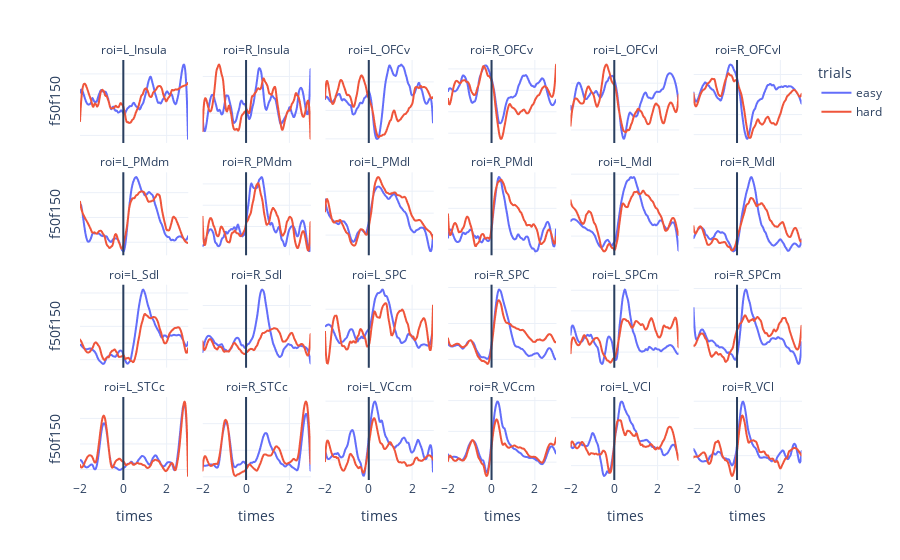

Notebook code cell kept with this figure:
### Code cell
fig = px.line(
    df, x='times', y=freq, color='trials', facet_col='roi',
    facet_col_wrap=6
)
fig.add_vline(0.)
fig.update_yaxes(matches=None)
fig.update_yaxes(showticklabels=False)
fig

### Figure 1 — Plotly figure (JSON) as saved in the notebook; plotly's stock layout.template omitted (floating-point values rounded to 4 significant figures; data arrays with more than 128 entries replaced by an {"elided": "..."} marker saying what was removed)
{"data": [{"hovertemplate": "trials=easy<br>roi=L_Insula<br>times=%{x}<br>f50f150=%{y}<extra></extra>", "legendgroup": "easy", "line": {"color": "#636efa", "dash": "solid"}, "mode": "lines", "name": "easy", "showlegend": true, "type": "scattergl", "x": {"elided": "321 float values"}, "xaxis": "x19", "y": {"elided": "321 float values"}, "yaxis": "y19"}, {"hovertemplate": "trials=easy<br>roi=R_Insula<br>times=%{x}<br>f50f150=%{y}<extra></extra>", "legendgroup": "easy", "line": {"color": "#636efa", "dash": "solid"}, "mode": "lines", "name": "easy", "showlegend": false, "type": "scattergl", "x": {"elided": "321 float values"}, "xaxis": "x20", "y": {"elided": "321 float values"}, "yaxis": "y20"}, {"hovertemplate": "trials=easy<br>roi=L_OFCv<br>times=%{x}<br>f50f150=%{y}<extra></extra>", "legendgroup": "easy", "line": {"color": "#636efa", "dash": "solid"}, "mode": "lines", "name": "easy", "showlegend": false, "type": "scattergl", "x": {"elided": "321 float values"}, "xaxis": "x21", "y": {"elided": "321 float values"}, "yaxis": "y21"}, {"hovertemplate": "trials=easy<br>roi=R_OFCv<br>times=%{x}<br>f50f150=%{y}<extra></extra>", "legendgroup": "easy", "line": {"color": "#636efa", "dash": "solid"}, "mode": "lines", "name": "easy", "showlegend": false, "type": "scattergl", "x": {"elided": "321 float values"}, "xaxis": "x22", "y": {"elided": "321 float values"}, "yaxis": "y22"}, {"hovertemplate": "trials=easy<br>roi=L_OFCvl<br>times=%{x}<br>f50f150=%{y}<extra></extra>", "legendgroup": "easy", "line": {"color": "#636efa", "dash": "solid"}, "mode": "lines", "name": "easy", "showlegend": false, "type": "scattergl", "x": {"elided": "321 float values"}, "xaxis": "x23", "y": {"elided": "321 float values"}, "yaxis": "y23"}, {"hovertemplate": "trials=easy<br>roi=R_OFCvl<br>times=%{x}<br>f50f150=%{y}<extra></extra>", "legendgroup": "easy", "line": {"color": "#636efa", "dash": "solid"}, "mode": "lines", "name": "easy", "showlegend": false, "type": "scattergl", "x": {"elided": "321 float values"}, "xaxis": "x24", "y": {"elided": "321 float values"}, "yaxis": "y24"}, {"hovertemplate": "trials=easy<br>roi=L_PMdm<br>times=%{x}<br>f50f150=%{y}<extra></extra>", "legendgroup": "easy", "line": {"color": "#636efa", "dash": "solid"}, "mode": "lines", "name": "easy", "showlegend": false, "type": "scattergl", "x": {"elided": "321 float values"}, "xaxis": "x13", "y": {"elided": "321 float values"}, "yaxis": "y13"}, {"hovertemplate": "trials=easy<br>roi=R_PMdm<br>times=%{x}<br>f50f150=%{y}<extra></extra>", "legendgroup": "easy", "line": {"color": "#636efa", "dash": "solid"}, "mode": "lines", "name": "easy", "showlegend": false, "type": "scattergl", "x": {"elided": "321 float values"}, "xaxis": "x14", "y": {"elided": "321 float values"}, "yaxis": "y14"}, {"hovertemplate": "trials=easy<br>roi=L_PMdl<br>times=%{x}<br>f50f150=%{y}<extra></extra>", "legendgroup": "easy", "line": {"color": "#636efa", "dash": "solid"}, "mode": "lines", "name": "easy", "showlegend": false, "type": "scattergl", "x": {"elided": "321 float values"}, "xaxis": "x15", "y": {"elided": "321 float values"}, "yaxis": "y15"}, {"hovertemplate": "trials=easy<br>roi=R_PMdl<br>times=%{x}<br>f50f150=%{y}<extra></extra>", "legendgroup": "easy", "line": {"color": "#636efa", "dash": "solid"}, "mode": "lines", "name": "easy", "showlegend": false, "type": "scattergl", "x": {"elided": "321 float values"}, "xaxis": "x16", "y": {"elided": "321 float values"}, "yaxis": "y16"}, {"hovertemplate": "trials=easy<br>roi=L_Mdl<br>times=%{x}<br>f50f150=%{y}<extra></extra>", "legendgroup": "easy", "line": {"color": "#636efa", "dash": "solid"}, "mode": "lines", "name": "easy", "showlegend": false, "type": "scattergl", "x": {"elided": "321 float values"}, "xaxis": "x17", "y": {"elided": "321 float values"}, "yaxis": "y17"}, {"hovertemplate": "trials=easy<br>roi=R_Mdl<br>times=%{x}<br>f50f150=%{y}<extra></extra>", "legendgroup": "easy", "line": {"color": "#636efa", "dash": "solid"}, "mode": "lines", "name": "easy", "showlegend": false, "type": "scattergl", "x": {"elided": "321 float values"}, "xaxis": "x18", "y": {"elided": "321 float values"}, "yaxis": "y18"}, {"hovertemplate": "trials=easy<br>roi=L_Sdl<br>times=%{x}<br>f50f150=%{y}<extra></extra>", "legendgroup": "easy", "line": {"color": "#636efa", "dash": "solid"}, "mode": "lines", "name": "easy", "showlegend": false, "type": "scattergl", "x": {"elided": "321 float values"}, "xaxis": "x7", "y": {"elided": "321 float values"}, "yaxis": "y7"}, {"hovertemplate": "trials=easy<br>roi=R_Sdl<br>times=%{x}<br>f50f150=%{y}<extra></extra>", "legendgroup": "easy", "line": {"color": "#636efa", "dash": "solid"}, "mode": "lines", "name": "easy", "showlegend": false, "type": "scattergl", "x": {"elided": "321 float values"}, "xaxis": "x8", "y": {"elided": "321 float values"}, "yaxis": "y8"}, {"hovertemplate": "trials=easy<br>roi=L_SPC<br>times=%{x}<br>f50f150=%{y}<extra></extra>", "legendgroup": "easy", "line": {"color": "#636efa", "dash": "solid"}, "mode": "lines", "name": "easy", "showlegend": false, "type": "scattergl", "x": {"elided": "321 float values"}, "xaxis": "x9", "y": {"elided": "321 float values"}, "yaxis": "y9"}, {"hovertemplate": "trials=easy<br>roi=R_SPC<br>times=%{x}<br>f50f150=%{y}<extra></extra>", "legendgroup": "easy", "line": {"color": "#636efa", "dash": "solid"}, "mode": "lines", "name": "easy", "showlegend": false, "type": "scattergl", "x": {"elided": "321 float values"}, "xaxis": "x10", "y": {"elided": "321 float values"}, "yaxis": "y10"}, {"hovertemplate": "trials=easy<br>roi=L_SPCm<br>times=%{x}<br>f50f150=%{y}<extra></extra>", "legendgroup": "easy", "line": {"color": "#636efa", "dash": "solid"}, "mode": "lines", "name": "easy", "showlegend": false, "type": "scattergl", "x": {"elided": "321 float values"}, "xaxis": "x11", "y": {"elided": "321 float values"}, "yaxis": "y11"}, {"hovertemplate": "trials=easy<br>roi=R_SPCm<br>times=%{x}<br>f50f150=%{y}<extra></extra>", "legendgroup": "easy", "line": {"color": "#636efa", "dash": "solid"}, "mode": "lines", "name": "easy", "showlegend": false, "type": "scattergl", "x": {"elided": "321 float values"}, "xaxis": "x12", "y": {"elided": "321 float values"}, "yaxis": "y12"}, {"hovertemplate": "trials=easy<br>roi=L_STCc<br>times=%{x}<br>f50f150=%{y}<extra></extra>", "legendgroup": "easy", "line": {"color": "#636efa", "dash": "solid"}, "mode": "lines", "name": "easy", "showlegend": false, "type": "scattergl", "x": {"elided": "321 float values"}, "xaxis": "x", "y": {"elided": "321 float values"}, "yaxis": "y"}, {"hovertemplate": "trials=easy<br>roi=R_STCc<br>times=%{x}<br>f50f150=%{y}<extra></extra>", "legendgroup": "easy", "line": {"color": "#636efa", "dash": "solid"}, "mode": "lines", "name": "easy", "showlegend": false, "type": "scattergl", "x": {"elided": "321 float values"}, "xaxis": "x2", "y": {"elided": "321 float values"}, "yaxis": "y2"}, {"hovertemplate": "trials=easy<br>roi=L_VCcm<br>times=%{x}<br>f50f150=%{y}<extra></extra>", "legendgroup": "easy", "line": {"color": "#636efa", "dash": "solid"}, "mode": "lines", "name": "easy", "showlegend": false, "type": "scattergl", "x": {"elided": "321 float values"}, "xaxis": "x3", "y": {"elided": "321 float values"}, "yaxis": "y3"}, {"hovertemplate": "trials=easy<br>roi=R_VCcm<br>times=%{x}<br>f50f150=%{y}<extra></extra>", "legendgroup": "easy", "line": {"color": "#636efa", "dash": "solid"}, "mode": "lines", "name": "easy", "showlegend": false, "type": "scattergl", "x": {"elided": "321 float values"}, "xaxis": "x4", "y": {"elided": "321 float values"}, "yaxis": "y4"}, {"hovertemplate": "trials=easy<br>roi=L_VCl<br>times=%{x}<br>f50f150=%{y}<extra></extra>", "legendgroup": "easy", "line": {"color": "#636efa", "dash": "solid"}, "mode": "lines", "name": "easy", "showlegend": false, "type": "scattergl", "x": {"elided": "321 float values"}, "xaxis": "x5", "y": {"elided": "321 float values"}, "yaxis": "y5"}, {"hovertemplate": "trials=easy<br>roi=R_VCl<br>times=%{x}<br>f50f150=%{y}<extra></extra>", "legendgroup": "easy", "line": {"color": "#636efa", "dash": "solid"}, "mode": "lines", "name": "easy", "showlegend": false, "type": "scattergl", "x": {"elided": "321 float values"}, "xaxis": "x6", "y": {"elided": "321 float values"}, "yaxis": "y6"}, {"hovertemplate": "trials=hard<br>roi=L_Insula<br>times=%{x}<br>f50f150=%{y}<extra></extra>", "legendgroup": "hard", "line": {"color": "#EF553B", "dash": "solid"}, "mode": "lines", "name": "hard", "showlegend": true, "type": "scattergl", "x": {"elided": "321 float values"}, "xaxis": "x19", "y": {"elided": "321 float values"}, "yaxis": "y19"}, {"hovertemplate": "trials=hard<br>roi=R_Insula<br>times=%{x}<br>f50f150=%{y}<extra></extra>", "legendgroup": "hard", "line": {"color": "#EF553B", "dash": "solid"}, "mode": "lines", "name": "hard", "showlegend": false, "type": "scattergl", "x": {"elided": "321 float values"}, "xaxis": "x20", "y": {"elided": "321 float values"}, "yaxis": "y20"}, {"hovertemplate": "trials=hard<br>roi=L_OFCv<br>times=%{x}<br>f50f150=%{y}<extra></extra>", "legendgroup": "hard", "line": {"color": "#EF553B", "dash": "solid"}, "mode": "lines", "name": "hard", "showlegend": false, "type": "scattergl", "x": {"elided": "321 float values"}, "xaxis": "x21", "y": {"elided": "321 float values"}, "yaxis": "y21"}, {"hovertemplate": "trials=hard<br>roi=R_OFCv<br>times=%{x}<br>f50f150=%{y}<extra></extra>", "legendgroup": "hard", "line": {"color": "#EF553B", "dash": "solid"}, "mode": "lines", "name": "hard", "showlegend": false, "type": "scattergl", "x": {"elided": "321 float values"}, "xaxis": "x22", "y": {"elided": "321 float values"}, "yaxis": "y22"}, {"hovertemplate": "trials=hard<br>roi=L_OFCvl<br>times=%{x}<br>f50f150=%{y}<extra></extra>", "legendgroup": "hard", "line": {"color": "#EF553B", "dash": "solid"}, "mode": "lines", "name": "hard", "showlegend": false, "type": "scattergl", "x": {"elided": "321 float values"}, "xaxis": "x23", "y": {"elided": "321 float values"}, "yaxis": "y23"}, {"hovertemplate": "trials=hard<br>roi=R_OFCvl<br>times=%{x}<br>f50f150=%{y}<extra></extra>", "legendgroup": "hard", "line": {"color": "#EF553B", "dash": "solid"}, "mode": "lines", "name": "hard", "showlegend": false, "type": "scattergl", "x": {"elided": "321 float values"}, "xaxis": "x24", "y": {"elided": "321 float values"}, "yaxis": "y24"}, {"hovertemplate": "trials=hard<br>roi=L_PMdm<br>times=%{x}<br>f50f150=%{y}<extra></extra>", "legendgroup": "hard", "line": {"color": "#EF553B", "dash": "solid"}, "mode": "lines", "name": "hard", "showlegend": false, "type": "scattergl", "x": {"elided": "321 float values"}, "xaxis": "x13", "y": {"elided": "321 float values"}, "yaxis": "y13"}, {"hovertemplate": "trials=hard<br>roi=R_PMdm<br>times=%{x}<br>f50f150=%{y}<extra></extra>", "legendgroup": "hard", "line": {"color": "#EF553B", "dash": "solid"}, "mode": "lines", "name": "hard", "showlegend": false, "type": "scattergl", "x": {"elided": "321 float values"}, "xaxis": "x14", "y": {"elided": "321 float values"}, "yaxis": "y14"}, {"hovertemplate": "trials=hard<br>roi=L_PMdl<br>times=%{x}<br>f50f150=%{y}<extra></extra>", "legendgroup": "hard", "line": {"color": "#EF553B", "dash": "solid"}, "mode": "lines", "name": "hard", "showlegend": false, "type": "scattergl", "x": {"elided": "321 float values"}, "xaxis": "x15", "y": {"elided": "321 float values"}, "yaxis": "y15"}, {"hovertemplate": "trials=hard<br>roi=R_PMdl<br>times=%{x}<br>f50f150=%{y}<extra></extra>", "legendgroup": "hard", "line": {"color": "#EF553B", "dash": "solid"}, "mode": "lines", "name": "hard", "showlegend": false, "type": "scattergl", "x": {"elided": "321 float values"}, "xaxis": "x16", "y": {"elided": "321 float values"}, "yaxis": "y16"}, {"hovertemplate": "trials=hard<br>roi=L_Mdl<br>times=%{x}<br>f50f150=%{y}<extra></extra>", "legendgroup": "hard", "line": {"color": "#EF553B", "dash": "solid"}, "mode": "lines", "name": "hard", "showlegend": false, "type": "scattergl", "x": {"elided": "321 float values"}, "xaxis": "x17", "y": {"elided": "321 float values"}, "yaxis": "y17"}, {"hovertemplate": "trials=hard<br>roi=R_Mdl<br>times=%{x}<br>f50f150=%{y}<extra></extra>", "legendgroup": "hard", "line": {"color": "#EF553B", "dash": "solid"}, "mode": "lines", "name": "hard", "showlegend": false, "type": "scattergl", "x": {"elided": "321 float values"}, "xaxis": "x18", "y": {"elided": "321 float values"}, "yaxis": "y18"}, {"hovertemplate": "trials=hard<br>roi=L_Sdl<br>times=%{x}<br>f50f150=%{y}<extra></extra>", "legendgroup": "hard", "line": {"color": "#EF553B", "dash": "solid"}, "mode": "lines", "name": "hard", "showlegend": false, "type": "scattergl", "x": {"elided": "321 float values"}, "xaxis": "x7", "y": {"elided": "321 float values"}, "yaxis": "y7"}, {"hovertemplate": "trials=hard<br>roi=R_Sdl<br>times=%{x}<br>f50f150=%{y}<extra></extra>", "legendgroup": "hard", "line": {"color": "#EF553B", "dash": "solid"}, "mode": "lines", "name": "hard", "showlegend": false, "type": "scattergl", "x": {"elided": "321 float values"}, "xaxis": "x8", "y": {"elided": "321 float values"}, "yaxis": "y8"}, {"hovertemplate": "trials=hard<br>roi=L_SPC<br>times=%{x}<br>f50f150=%{y}<extra></extra>", "legendgroup": "hard", "line": {"color": "#EF553B", "dash": "solid"}, "mode": "lines", "name": "hard", "showlegend": false, "type": "scattergl", "x": {"elided": "321 float values"}, "xaxis": "x9", "y": {"elided": "321 float values"}, "yaxis": "y9"}, {"hovertemplate": "trials=hard<br>roi=R_SPC<br>times=%{x}<br>f50f150=%{y}<extra></extra>", "legendgroup": "hard", "line": {"color": "#EF553B", "dash": "solid"}, "mode": "lines", "name": "hard", "showlegend": false, "type": "scattergl", "x": {"elided": "321 float values"}, "xaxis": "x10", "y": {"elided": "321 float values"}, "yaxis": "y10"}, {"hovertemplate": "trials=hard<br>roi=L_SPCm<br>times=%{x}<br>f50f150=%{y}<extra></extra>", "legendgroup": "hard", "line": {"color": "#EF553B", "dash": "solid"}, "mode": "lines", "name": "hard", "showlegend": false, "type": "scattergl", "x": {"elided": "321 float values"}, "xaxis": "x11", "y": {"elided": "321 float values"}, "yaxis": "y11"}, {"hovertemplate": "trials=hard<br>roi=R_SPCm<br>times=%{x}<br>f50f150=%{y}<extra></extra>", "legendgroup": "hard", "line": {"color": "#EF553B", "dash": "solid"}, "mode": "lines", "name": "hard", "showlegend": false, "type": "scattergl", "x": {"elided": "321 float values"}, "xaxis": "x12", "y": {"elided": "321 float values"}, "yaxis": "y12"}, {"hovertemplate": "trials=hard<br>roi=L_STCc<br>times=%{x}<br>f50f150=%{y}<extra></extra>", "legendgroup": "hard", "line": {"color": "#EF553B", "dash": "solid"}, "mode": "lines", "name": "hard", "showlegend": false, "type": "scattergl", "x": {"elided": "321 float values"}, "xaxis": "x", "y": {"elided": "321 float values"}, "yaxis": "y"}, {"hovertemplate": "trials=hard<br>roi=R_STCc<br>times=%{x}<br>f50f150=%{y}<extra></extra>", "legendgroup": "hard", "line": {"color": "#EF553B", "dash": "solid"}, "mode": "lines", "name": "hard", "showlegend": false, "type": "scattergl", "x": {"elided": "321 float values"}, "xaxis": "x2", "y": {"elided": "321 float values"}, "yaxis": "y2"}, {"hovertemplate": "trials=hard<br>roi=L_VCcm<br>times=%{x}<br>f50f150=%{y}<extra></extra>", "legendgroup": "hard", "line": {"color": "#EF553B", "dash": "solid"}, "mode": "lines", "name": "hard", "showlegend": false, "type": "scattergl", "x": {"elided": "321 float values"}, "xaxis": "x3", "y": {"elided": "321 float values"}, "yaxis": "y3"}, {"hovertemplate": "trials=hard<br>roi=R_VCcm<br>times=%{x}<br>f50f150=%{y}<extra></extra>", "legendgroup": "hard", "line": {"color": "#EF553B", "dash": "solid"}, "mode": "lines", "name": "hard", "showlegend": false, "type": "scattergl", "x": {"elided": "321 float values"}, "xaxis": "x4", "y": {"elided": "321 float values"}, "yaxis": "y4"}, {"hovertemplate": "trials=hard<br>roi=L_VCl<br>times=%{x}<br>f50f150=%{y}<extra></extra>", "legendgroup": "hard", "line": {"color": "#EF553B", "dash": "solid"}, "mode": "lines", "name": "hard", "showlegend": false, "type": "scattergl", "x": {"elided": "321 float values"}, "xaxis": "x5", "y": {"elided": "321 float values"}, "yaxis": "y5"}, {"hovertemplate": "trials=hard<br>roi=R_VCl<br>times=%{x}<br>f50f150=%{y}<extra></extra>", "legendgroup": "hard", "line": {"color": "#EF553B", "dash": "solid"}, "mode": "lines", "name": "hard", "showlegend": false, "type": "scattergl", "x": {"elided": "321 float values"}, "xaxis": "x6", "y": {"elided": "321 float values"}, "yaxis": "y6"}], "layout": {"annotations": [{"showarrow": false, "text": "roi=L_STCc", "x": 0.075, "xanchor": "center", "xref": "paper", "y": 0.1975, "yanchor": "bottom", "yref": "paper"}, {"showarrow": false, "text": "roi=R_STCc", "x": 0.245, "xanchor": "center", "xref": "paper", "y": 0.1975, "yanchor": "bottom", "yref": "paper"}, {"showarrow": false, "text": "roi=L_VCcm", "x": 0.415, "xanchor": "center", "xref": "paper", "y": 0.1975, "yanchor": "bottom", "yref": "paper"}, {"showarrow": false, "text": "roi=R_VCcm", "x": 0.585, "xanchor": "center", "xref": "paper", "y": 0.1975, "yanchor": "bottom", "yref": "paper"}, {"showarrow": false, "text": "roi=L_VCl", "x": 0.755, "xanchor": "center", "xref": "paper", "y": 0.1975, "yanchor": "bottom", "yref": "paper"}, {"showarrow": false, "text": "roi=R_VCl", "x": 0.925, "xanchor": "center", "xref": "paper", "y": 0.1975, "yanchor": "bottom", "yref": "paper"}, {"showarrow": false, "text": "roi=L_Sdl", "x": 0.075, "xanchor": "center", "xref": "paper", "y": 0.465, "yanchor": "bottom", "yref": "paper"}, {"showarrow": false, "text": "roi=R_Sdl", "x": 0.245, "xanchor": "center", "xref": "paper", "y": 0.465, "yanchor": "bottom", "yref": "paper"}, {"showarrow": false, "text": "roi=L_SPC", "x": 0.415, "xanchor": "center", "xref": "paper", "y": 0.465, "yanchor": "bottom", "yref": "paper"}, {"showarrow": false, "text": "roi=R_SPC", "x": 0.585, "xanchor": "center", "xref": "paper", "y": 0.465, "yanchor": "bottom", "yref": "paper"}, {"showarrow": false, "text": "roi=L_SPCm", "x": 0.755, "xanchor": "center", "xref": "paper", "y": 0.465, "yanchor": "bottom", "yref": "paper"}, {"showarrow": false, "text": "roi=R_SPCm", "x": 0.925, "xanchor": "center", "xref": "paper", "y": 0.465, "yanchor": "bottom", "yref": "paper"}, {"showarrow": false, "text": "roi=L_PMdm", "x": 0.075, "xanchor": "center", "xref": "paper", "y": 0.7325, "yanchor": "bottom", "yref": "paper"}, {"showarrow": false, "text": "roi=R_PMdm", "x": 0.245, "xanchor": "center", "xref": "paper", "y": 0.7325, "yanchor": "bottom", "yref": "paper"}, {"showarrow": false, "text": "roi=L_PMdl", "x": 0.415, "xanchor": "center", "xref": "paper", "y": 0.7325, "yanchor": "bottom", "yref": "paper"}, {"showarrow": false, "text": "roi=R_PMdl", "x": 0.585, "xanchor": "center", "xref": "paper", "y": 0.7325, "yanchor": "bottom", "yref": "paper"}, {"showarrow": false, "text": "roi=L_Mdl", "x": 0.755, "xanchor": "center", "xref": "paper", "y": 0.7325, "yanchor": "bottom", "yref": "paper"}, {"showarrow": false, "text": "roi=R_Mdl", "x": 0.925, "xanchor": "center", "xref": "paper", "y": 0.7325, "yanchor": "bottom", "yref": "paper"}, {"showarrow": false, "text": "roi=L_Insula", "x": 0.075, "xanchor": "center", "xref": "paper", "y": 1, "yanchor": "bottom", "yref": "paper"}, {"showarrow": false, "text": "roi=R_Insula", "x": 0.245, "xanchor": "center", "xref": "paper", "y": 1, "yanchor": "bottom", "yref": "paper"}, {"showarrow": false, "text": "roi=L_OFCv", "x": 0.415, "xanchor": "center", "xref": "paper", "y": 1, "yanchor": "bottom", "yref": "paper"}, {"showarrow": false, "text": "roi=R_OFCv", "x": 0.585, "xanchor": "center", "xref": "paper", "y": 1, "yanchor": "bottom", "yref": "paper"}, {"showarrow": false, "text": "roi=L_OFCvl", "x": 0.755, "xanchor": "center", "xref": "paper", "y": 1, "yanchor": "bottom", "yref": "paper"}, {"showarrow": false, "text": "roi=R_OFCvl", "x": 0.925, "xanchor": "center", "xref": "paper", "y": 1, "yanchor": "bottom", "yref": "paper"}], "legend": {"title": {"text": "trials"}, "tracegroupgap": 0}, "margin": {"t": 60}, "shapes": [{"type": "line", "x0": 0, "x1": 0, "xref": "x", "y0": 0, "y1": 1, "yref": "y domain"}, {"type": "line", "x0": 0, "x1": 0, "xref": "x2", "y0": 0, "y1": 1, "yref": "y2 domain"}, {"type": "line", "x0": 0, "x1": 0, "xref": "x3", "y0": 0, "y1": 1, "yref": "y3 domain"}, {"type": "line", "x0": 0, "x1": 0, "xref": "x4", "y0": 0, "y1": 1, "yref": "y4 domain"}, {"type": "line", "x0": 0, "x1": 0, "xref": "x5", "y0": 0, "y1": 1, "yref": "y5 domain"}, {"type": "line", "x0": 0, "x1": 0, "xref": "x6", "y0": 0, "y1": 1, "yref": "y6 domain"}, {"type": "line", "x0": 0, "x1": 0, "xref": "x7", "y0": 0, "y1": 1, "yref": "y7 domain"}, {"type": "line", "x0": 0, "x1": 0, "xref": "x8", "y0": 0, "y1": 1, "yref": "y8 domain"}, {"type": "line", "x0": 0, "x1": 0, "xref": "x9", "y0": 0, "y1": 1, "yref": "y9 domain"}, {"type": "line", "x0": 0, "x1": 0, "xref": "x10", "y0": 0, "y1": 1, "yref": "y10 domain"}, {"type": "line", "x0": 0, "x1": 0, "xref": "x11", "y0": 0, "y1": 1, "yref": "y11 domain"}, {"type": "line", "x0": 0, "x1": 0, "xref": "x12", "y0": 0, "y1": 1, "yref": "y12 domain"}, {"type": "line", "x0": 0, "x1": 0, "xref": "x13", "y0": 0, "y1": 1, "yref": "y13 domain"}, {"type": "line", "x0": 0, "x1": 0, "xref": "x14", "y0": 0, "y1": 1, "yref": "y14 domain"}, {"type": "line", "x0": 0, "x1": 0, "xref": "x15", "y0": 0, "y1": 1, "yref": "y15 domain"}, {"type": "line", "x0": 0, "x1": 0, "xref": "x16", "y0": 0, "y1": 1, "yref": "y16 domain"}, {"type": "line", "x0": 0, "x1": 0, "xref": "x17", "y0": 0, "y1": 1, "yref": "y17 domain"}, {"type": "line", "x0": 0, "x1": 0, "xref": "x18", "y0": 0, "y1": 1, "yref": "y18 domain"}, {"type": "line", "x0": 0, "x1": 0, "xref": "x19", "y0": 0, "y1": 1, "yref": "y19 domain"}, {"type": "line", "x0": 0, "x1": 0, "xref": "x20", "y0": 0, "y1": 1, "yref": "y20 domain"}, {"type": "line", "x0": 0, "x1": 0, "xref": "x21", "y0": 0, "y1": 1, "yref": "y21 domain"}, {"type": "line", "x0": 0, "x1": 0, "xref": "x22", "y0": 0, "y1": 1, "yref": "y22 domain"}, {"type": "line", "x0": 0, "x1": 0, "xref": "x23", "y0": 0, "y1": 1, "yref": "y23 domain"}, {"type": "line", "x0": 0, "x1": 0, "xref": "x24", "y0": 0, "y1": 1, "yref": "y24 domain"}], "xaxis": {"anchor": "y", "domain": [0, 0.15], "title": {"text": "times"}}, "xaxis10": {"anchor": "y10", "domain": [0.51, 0.66], "matches": "x", "showticklabels": false}, "xaxis11": {"anchor": "y11", "domain": [0.68, 0.83], "matches": "x", "showticklabels": false}, "xaxis12": {"anchor": "y12", "domain": [0.85, 1], "matches": "x", "showticklabels": false}, "xaxis13": {"anchor": "y13", "domain": [0, 0.15], "matches": "x", "showticklabels": false}, "xaxis14": {"anchor": "y14", "domain": [0.17, 0.32], "matches": "x", "showticklabels": false}, "xaxis15": {"anchor": "y15", "domain": [0.34, 0.49], "matches": "x", "showticklabels": false}, "xaxis16": {"anchor": "y16", "domain": [0.51, 0.66], "matches": "x", "showticklabels": false}, "xaxis17": {"anchor": "y17", "domain": [0.68, 0.83], "matches": "x", "showticklabels": false}, "xaxis18": {"anchor": "y18", "domain": [0.85, 1], "matches": "x", "showticklabels": false}, "xaxis19": {"anchor": "y19", "domain": [0, 0.15], "matches": "x", "showticklabels": false}, "xaxis2": {"anchor": "y2", "domain": [0.17, 0.32], "matches": "x", "title": {"text": "times"}}, "xaxis20": {"anchor": "y20", "domain": [0.17, 0.32], "matches": "x", "showticklabels": false}, "xaxis21": {"anchor": "y21", "domain": [0.34, 0.49], "matches": "x", "showticklabels": false}, "xaxis22": {"anchor": "y22", "domain": [0.51, 0.66], "matches": "x", "showticklabels": false}, "xaxis23": {"anchor": "y23", "domain": [0.68, 0.83], "matches": "x", "showticklabels": false}, "xaxis24": {"anchor": "y24", "domain": [0.85, 1], "matches": "x", "showticklabels": false}, "xaxis3": {"anchor": "y3", "domain": [0.34, 0.49], "matches": "x", "title": {"text": "times"}}, "xaxis4": {"anchor": "y4", "domain": [0.51, 0.66], "matches": "x", "title": {"text": "times"}}, "xaxis5": {"anchor": "y5", "domain": [0.68, 0.83], "matches": "x", "title": {"text": "times"}}, "xaxis6": {"anchor": "y6", "domain": [0.85, 1], "matches": "x", "title": {"text": "times"}}, "xaxis7": {"anchor": "y7", "domain": [0, 0.15], "matches": "x", "showticklabels": false}, "xaxis8": {"anchor": "y8", "domain": [0.17, 0.32], "matches": "x", "showticklabels": false}, "xaxis9": {"anchor": "y9", "domain": [0.34, 0.49], "matches": "x", "showticklabels": false}, "yaxis": {"anchor": "x", "domain": [0, 0.1975], "showticklabels": false, "title": {"text": "f50f150"}}, "yaxis10": {"anchor": "x10", "domain": [0.2675, 0.465], "showticklabels": false}, "yaxis11": {"anchor": "x11", "domain": [0.2675, 0.465], "showticklabels": false}, "yaxis12": {"anchor": "x12", "domain": [0.2675, 0.465], "showticklabels": false}, "yaxis13": {"anchor": "x13", "domain": [0.535, 0.7325], "showticklabels": false, "title": {"text": "f50f150"}}, "yaxis14": {"anchor": "x14", "domain": [0.535, 0.7325], "showticklabels": false}, "yaxis15": {"anchor": "x15", "domain": [0.535, 0.7325], "showticklabels": false}, "yaxis16": {"anchor": "x16", "domain": [0.535, 0.7325], "showticklabels": false}, "yaxis17": {"anchor": "x17", "domain": [0.535, 0.7325], "showticklabels": false}, "yaxis18": {"anchor": "x18", "domain": [0.535, 0.7325], "showticklabels": false}, "yaxis19": {"anchor": "x19", "domain": [0.8025, 1], "showticklabels": false, "title": {"text": "f50f150"}}, "yaxis2": {"anchor": "x2", "domain": [0, 0.1975], "showticklabels": false}, "yaxis20": {"anchor": "x20", "domain": [0.8025, 1], "showticklabels": false}, "yaxis21": {"anchor": "x21", "domain": [0.8025, 1], "showticklabels": false}, "yaxis22": {"anchor": "x22", "domain": [0.8025, 1], "showticklabels": false}, "yaxis23": {"anchor": "x23", "domain": [0.8025, 1], "showticklabels": false}, "yaxis24": {"anchor": "x24", "domain": [0.8025, 1], "showticklabels": false}, "yaxis3": {"anchor": "x3", "domain": [0, 0.1975], "showticklabels": false}, "yaxis4": {"anchor": "x4", "domain": [0, 0.1975], "showticklabels": false}, "yaxis5": {"anchor": "x5", "domain": [0, 0.1975], "showticklabels": false}, "yaxis6": {"anchor": "x6", "domain": [0, 0.1975], "showticklabels": false}, "yaxis7": {"anchor": "x7", "domain": [0.2675, 0.465], "showticklabels": false, "title": {"text": "f50f150"}}, "yaxis8": {"anchor": "x8", "domain": [0.2675, 0.465], "showticklabels": false}, "yaxis9": {"anchor": "x9", "domain": [0.2675, 0.465], "showticklabels": false}}}
